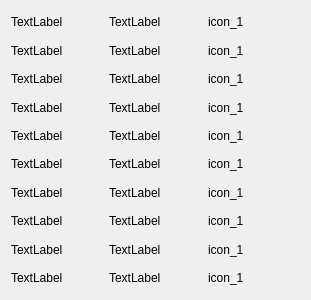
<?xml version="1.0" encoding="UTF-8"?>
<ui version="4.0">
 <class>DapUiWidgetChainTransctions</class>
 <widget class="QWidget" name="DapUiWidgetChainTransctions">
  <property name="geometry">
   <rect>
    <x>0</x>
    <y>0</y>
    <width>311</width>
    <height>300</height>
   </rect>
  </property>
  <property name="windowTitle">
   <string>Form</string>
  </property>
  <layout class="QVBoxLayout" name="verticalLayout">
   <item>
    <layout class="QHBoxLayout" name="horizontalLayout">
     <item>
      <widget class="QLabel" name="summ_1">
       <property name="text">
        <string>TextLabel</string>
       </property>
      </widget>
     </item>
     <item>
      <widget class="QLabel" name="who_1">
       <property name="text">
        <string>TextLabel</string>
       </property>
      </widget>
     </item>
     <item>
      <widget class="QLabel" name="icon_1">
       <property name="text">
        <string>icon_1</string>
       </property>
      </widget>
     </item>
    </layout>
   </item>
   <item>
    <layout class="QHBoxLayout" name="horizontalLayout_2">
     <item>
      <widget class="QLabel" name="summ_2">
       <property name="text">
        <string>TextLabel</string>
       </property>
      </widget>
     </item>
     <item>
      <widget class="QLabel" name="who_2">
       <property name="text">
        <string>TextLabel</string>
       </property>
      </widget>
     </item>
     <item>
      <widget class="QLabel" name="icon_2">
       <property name="text">
        <string>icon_1</string>
       </property>
      </widget>
     </item>
    </layout>
   </item>
   <item>
    <layout class="QHBoxLayout" name="horizontalLayout_3">
     <item>
      <widget class="QLabel" name="summ_3">
       <property name="text">
        <string>TextLabel</string>
       </property>
      </widget>
     </item>
     <item>
      <widget class="QLabel" name="who_3">
       <property name="text">
        <string>TextLabel</string>
       </property>
      </widget>
     </item>
     <item>
      <widget class="QLabel" name="icon_3">
       <property name="text">
        <string>icon_1</string>
       </property>
      </widget>
     </item>
    </layout>
   </item>
   <item>
    <layout class="QHBoxLayout" name="horizontalLayout_4">
     <item>
      <widget class="QLabel" name="summ_4">
       <property name="text">
        <string>TextLabel</string>
       </property>
      </widget>
     </item>
     <item>
      <widget class="QLabel" name="who_4">
       <property name="text">
        <string>TextLabel</string>
       </property>
      </widget>
     </item>
     <item>
      <widget class="QLabel" name="icon_4">
       <property name="text">
        <string>icon_1</string>
       </property>
      </widget>
     </item>
    </layout>
   </item>
   <item>
    <layout class="QHBoxLayout" name="horizontalLayout_5">
     <item>
      <widget class="QLabel" name="summ_5">
       <property name="text">
        <string>TextLabel</string>
       </property>
      </widget>
     </item>
     <item>
      <widget class="QLabel" name="who_5">
       <property name="text">
        <string>TextLabel</string>
       </property>
      </widget>
     </item>
     <item>
      <widget class="QLabel" name="icon_5">
       <property name="text">
        <string>icon_1</string>
       </property>
      </widget>
     </item>
    </layout>
   </item>
   <item>
    <layout class="QHBoxLayout" name="horizontalLayout_6">
     <item>
      <widget class="QLabel" name="summ_6">
       <property name="text">
        <string>TextLabel</string>
       </property>
      </widget>
     </item>
     <item>
      <widget class="QLabel" name="who_6">
       <property name="text">
        <string>TextLabel</string>
       </property>
      </widget>
     </item>
     <item>
      <widget class="QLabel" name="icon_6">
       <property name="text">
        <string>icon_1</string>
       </property>
      </widget>
     </item>
    </layout>
   </item>
   <item>
    <layout class="QHBoxLayout" name="horizontalLayout_7">
     <item>
      <widget class="QLabel" name="summ_7">
       <property name="text">
        <string>TextLabel</string>
       </property>
      </widget>
     </item>
     <item>
      <widget class="QLabel" name="who_7">
       <property name="text">
        <string>TextLabel</string>
       </property>
      </widget>
     </item>
     <item>
      <widget class="QLabel" name="icon_7">
       <property name="text">
        <string>icon_1</string>
       </property>
      </widget>
     </item>
    </layout>
   </item>
   <item>
    <layout class="QHBoxLayout" name="horizontalLayout_8">
     <item>
      <widget class="QLabel" name="summ_8">
       <property name="text">
        <string>TextLabel</string>
       </property>
      </widget>
     </item>
     <item>
      <widget class="QLabel" name="who_8">
       <property name="text">
        <string>TextLabel</string>
       </property>
      </widget>
     </item>
     <item>
      <widget class="QLabel" name="icon_8">
       <property name="text">
        <string>icon_1</string>
       </property>
      </widget>
     </item>
    </layout>
   </item>
   <item>
    <layout class="QHBoxLayout" name="horizontalLayout_9">
     <item>
      <widget class="QLabel" name="summ_9">
       <property name="text">
        <string>TextLabel</string>
       </property>
      </widget>
     </item>
     <item>
      <widget class="QLabel" name="who_9">
       <property name="text">
        <string>TextLabel</string>
       </property>
      </widget>
     </item>
     <item>
      <widget class="QLabel" name="icon_9">
       <property name="text">
        <string>icon_1</string>
       </property>
      </widget>
     </item>
    </layout>
   </item>
   <item>
    <layout class="QHBoxLayout" name="horizontalLayout_10">
     <item>
      <widget class="QLabel" name="summ_10">
       <property name="text">
        <string>TextLabel</string>
       </property>
      </widget>
     </item>
     <item>
      <widget class="QLabel" name="who_10">
       <property name="text">
        <string>TextLabel</string>
       </property>
      </widget>
     </item>
     <item>
      <widget class="QLabel" name="icon_10">
       <property name="text">
        <string>icon_1</string>
       </property>
      </widget>
     </item>
    </layout>
   </item>
  </layout>
 </widget>
 <resources/>
 <connections/>
</ui>
